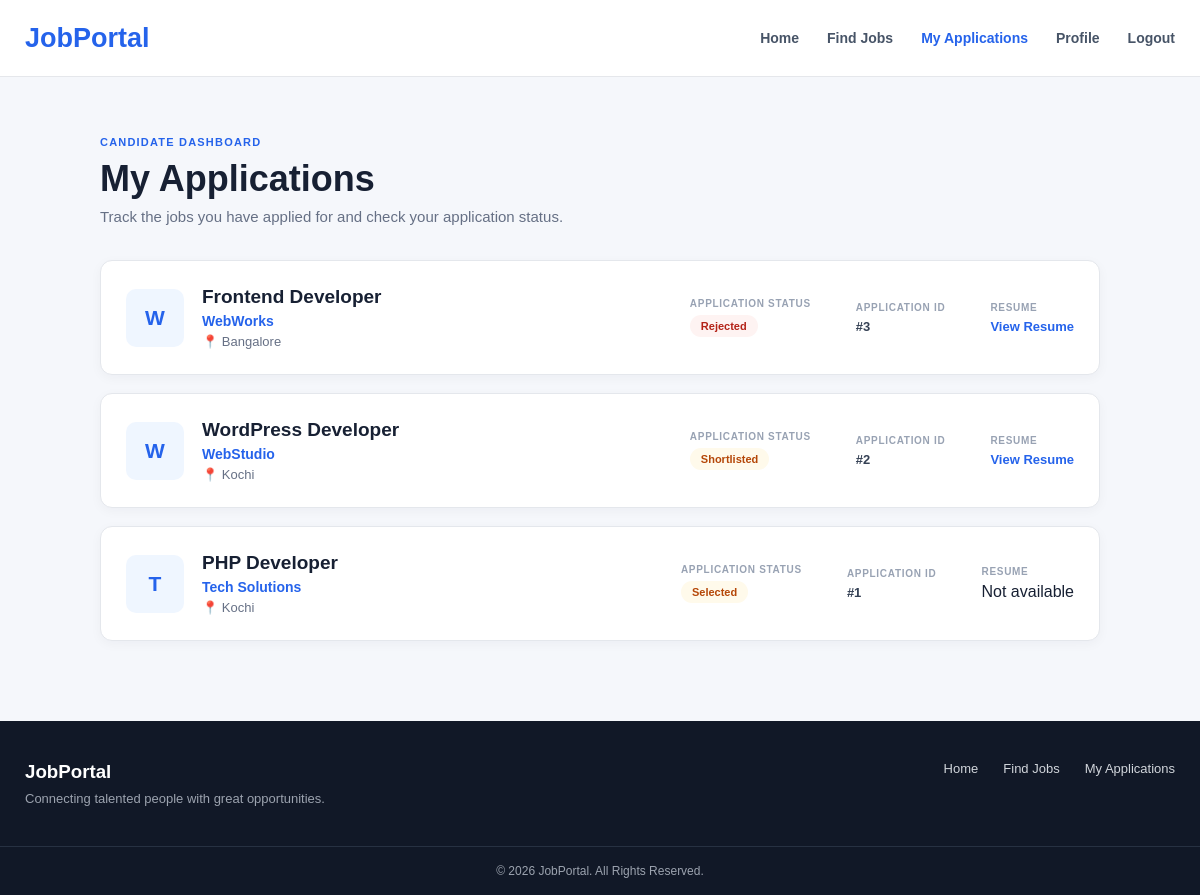
The page /applications.php (signed in) on the database its author committed.
### tables this page shows
CREATE TABLE `applications` (
  `id` int(11) NOT NULL,
  `job_id` int(11) NOT NULL,
  `user_id` int(11) NOT NULL,
  `status` varchar(50) DEFAULT 'Pending',
  `applied_at` timestamp NOT NULL DEFAULT current_timestamp(),
  `phone` varchar(30) DEFAULT NULL,
  `education` varchar(255) DEFAULT NULL,
  `skills` text DEFAULT NULL,
  `experience` varchar(100) DEFAULT NULL,
  `expected_salary` varchar(100) DEFAULT NULL,
  `resume` varchar(255) DEFAULT NULL,
  `cover_letter` text DEFAULT NULL
);

CREATE TABLE `jobs` (
  `id` int(11) NOT NULL,
  `employer_id` int(11) NOT NULL,
  `title` varchar(150) NOT NULL,
  `company` varchar(150) NOT NULL,
  `location` varchar(150) NOT NULL,
  `salary` varchar(100) DEFAULT NULL,
  `description` text NOT NULL,
  `category` varchar(100) DEFAULT NULL,
  `created_at` timestamp NOT NULL DEFAULT current_timestamp()
);

### applications.php (the view, shortened to what this page needs)
<?php
require_once "includes/db.php";
$user_id = $_SESSION["user_id"];
$stmt = $conn->prepare("
    SELECT
        applications.id,
        applications.status,
        applications.resume,
        jobs.title,
        jobs.company,
        jobs.location
    FROM applications
    INNER JOIN jobs
        ON applications.job_id = jobs.id
    WHERE applications.user_id = ?
    ORDER BY applications.id DESC
");
$stmt->bind_param("i", $user_id);
$stmt->execute();
$result = $stmt->get_result();
?>
<!DOCTYPE html>
<html lang="en">
<head>
    <link
        rel="stylesheet"
        href="css/applications.css?v=2"
    >
</head>
<body>
<header class="site-header">
    <div class="header-inner">
        <a
            href="index.php"
            class="brand"
        >
            JobPortal
        </a>
        <nav class="main-nav">
            <a href="index.php">
                Home
            </a>
            <a href="jobs.php">
                Find Jobs
            </a>
            <a
                href="applications.php"
                class="active"
            >
                My Applications
            </a>
            <a href="profile.php">
                Profile
            </a>
        </nav>
        <a
            href="logout.php"
            class="logout-link"
        >
            Logout
        </a>
    </div>
</header>
<main class="page-container">
    <div class="page-heading">
        <span class="page-label">
            CANDIDATE DASHBOARD
        </span>
        <h1>
            My Applications
        </h1>
        <p>
            Track the jobs you have applied for
            and check your application status.
        </p>
    </div>
    <?php if ($result->num_rows > 0): ?>
        <div class="applications-list">
            <?php while ($application = $result->fetch_assoc()): ?>
                <div class="application-card">
                    <div class="application-main">
                        <div class="company-logo">
                            <?php
                            $company_name =
                                $application["company"];
                            echo strtoupper(
                                substr(
                                    $company_name,
                                    0,
                                    1
                                )
                            );
                            ?>
                        </div>
                        <div class="job-info">
                            <h2>
                                <?php
                                echo htmlspecialchars(
                                    $application["title"]
                                );
                                ?>
                            </h2>
                            <p class="company">
                                <?php
                                echo htmlspecialchars(
                                    $application["company"]
                                );
                                ?>
                            </p>
                            <p class="location">
                                📍
                                <?php
                                echo htmlspecialchars(
                                    $application["location"]
                                );
                                ?>
                            </p>
                        </div>
                    </div>
                    <div class="application-details">
                        <div class="status-section">
                            <span class="detail-label">
                                APPLICATION STATUS
                            </span>
                            <?php
                            $status =
                                strtolower(
                                    trim(
                                        $application["status"]
                                    )
                                );
                            $status_class = "pending";
                            if (
                                $status === "approved" ||
                                $status === "accepted"
                            ) {
                                $status_class = "approved";
                            } elseif (
                                $status === "rejected"
                            ) {
                                $status_class = "rejected";
                            }
                            ?>
                            <span
                                class="status <?php echo $status_class; ?>"
                            >
                                <?php
                                echo htmlspecialchars(
                                    $application["status"]
                                );
                                ?>
                            </span>
                        </div>
                        <div class="date-section">
                            <span class="detail-label">
                                APPLICATION ID
                            </span>
                            <strong>
                                #<?php
                                echo htmlspecialchars(
                                    $application["id"]
                                );
                                ?>
                            </strong>
                        </div>
                        <div class="resume-section">
                            <span class="detail-label">
                                RESUME
                            </span>
                            <?php if (
                                !empty(
                                    $application["resume"]
                                )
                            ): ?>
                                <a
                                    href="<?php
                                    echo htmlspecialchars(
                                        $application["resume"]
                                    );
                                    ?>"
                                    target="_blank"
                                    class="resume-link"
                                >
                                    View Resume
                                </a>
                            <?php else: ?>
                                <span>
                                    Not available
                                </span>
                            <?php endif; ?>
                        </div>
                    </div>
                </div>
            <?php endwhile; ?>
        </div>
    <?php endif; ?>
</main>
<footer class="site-footer">
    <div class="footer-inner">
        <div>
            <h3>
                JobPortal
            </h3>
            <p>
                Connecting talented people with
                great opportunities.
            </p>
        </div>
        <div class="footer-links">
            <a href="index.php">
                Home
            </a>
            <a href="jobs.php">
                Find Jobs
            </a>
            <a href="applications.php">
                My Applications
            </a>
        </div>
    </div>
    <div class="footer-bottom">
        © 2026 JobPortal. All Rights Reserved.
    </div>
</footer>
</body>
</html>

### css/applications.css (style rules this page uses)
* { margin: 0; padding: 0; box-sizing: border-box; }
body { font-family: Arial, Helvetica, sans-serif; background: #f5f7fb; color: #172033; }
.site-header { background: #ffffff; border-bottom: 1px solid #e5e7eb; }
.header-inner { max-width: 1200px; min-height: 76px; margin: auto; padding: 0 25px; display: flex; align-items: center; }
.brand { color: #2563eb; text-decoration: none; font-size: 27px; font-weight: 800; }
.main-nav { display: flex; gap: 28px; margin-left: auto; }
.main-nav a, .logout-link { color: #475467; text-decoration: none; font-size: 14px; font-weight: 600; }
.main-nav a:hover, .main-nav a.active { color: #2563eb; }
.logout-link { margin-left: 28px; }
.page-container { max-width: 1050px; margin: auto; padding: 55px 25px 80px; }
.page-heading { margin-bottom: 35px; }
.page-label { color: #2563eb; font-size: 11px; font-weight: 800; letter-spacing: 1.2px; }
.page-heading h1 { font-size: 36px; margin: 8px 0; }
.page-heading p { color: #667085; font-size: 15px; }
.applications-list { display: flex; flex-direction: column; gap: 18px; }
.application-card { background: #ffffff; border: 1px solid #e4e7ec; border-radius: 12px; padding: 25px; display: flex; align-items: center; justify-content: space-between; gap: 30px; box-shadow: 0 3px 12px rgba(16, 24, 40, 0.04); transition: 0.2s; }
.application-main { display: flex; align-items: center; gap: 18px; min-width: 280px; }
.company-logo { width: 58px; height: 58px; flex-shrink: 0; border-radius: 10px; background: #eff6ff; color: #2563eb; display: flex; align-items: center; justify-content: center; font-size: 21px; font-weight: 800; }
.job-info h2 { font-size: 19px; margin-bottom: 5px; }
.company { color: #2563eb; font-size: 14px; font-weight: 600; }
.location { color: #667085; font-size: 13px; margin-top: 5px; }
.application-details { display: flex; align-items: center; gap: 45px; }
.status-section, .date-section, .resume-section { display: flex; flex-direction: column; gap: 6px; }
.detail-label { color: #98a2b3; font-size: 10px; font-weight: 800; letter-spacing: 0.7px; }
.date-section strong { color: #344054; font-size: 13px; }
.status { display: inline-flex; align-items: center; width: fit-content; padding: 5px 11px; border-radius: 20px; font-size: 11px; font-weight: 700; }
.status.pending { background: #fffaeb; color: #b54708; }
.status.rejected { background: #fef3f2; color: #b42318; }
.resume-link { color: #2563eb; text-decoration: none; font-size: 13px; font-weight: 700; }
.site-footer { background: #111827; color: #ffffff; }
.footer-inner { max-width: 1200px; margin: auto; padding: 40px 25px; display: flex; justify-content: space-between; gap: 30px; }
.footer-inner h3 { margin-bottom: 8px; }
.footer-inner p { color: #9ca3af; font-size: 13px; }
.footer-links { display: flex; gap: 25px; }
.footer-links a { color: #d1d5db; text-decoration: none; font-size: 13px; }
.footer-bottom { border-top: 1px solid #273142; padding: 17px; text-align: center; color: #9ca3af; font-size: 12px; }

### rows shown on the page
applications: job.company "W", job.title "Frontend Developer", job.company "WebWorks", job.location "Bangalore", status "Rejected", id "3"
applications: job.company "W", job.title "WordPress Developer", job.company "WebStudio", job.location "Kochi", status "Shortlisted", id "2"
applications: job.company "T", job.title "PHP Developer", job.company "Tech Solutions", job.location "Kochi", status "Selected", id "1", shows "Not available"
